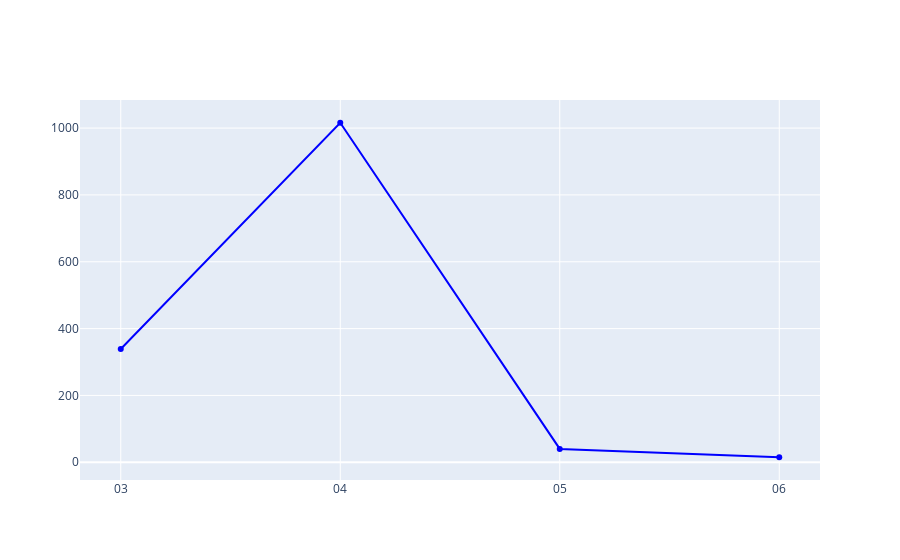

Notebook code cell kept with this figure:
### Code cell
#px.line(by_month,x='month',y='counts',title='Monthly Wise Issues Created',markers=True,color='month')

#px.line(by_weak, x='weekly', y="counts",title='Weekly Wise Issues Created',markers=True)

fig = go.Figure(data=go.Scatter(x=by_month['month'].astype(dtype=str), 
                                y=by_month['counts'],
                                marker_color='blue'))
fig.show()

### Figure 1 — Plotly figure (JSON) as saved in the notebook; plotly's stock layout.template omitted (floating-point values rounded to 4 significant figures)
{"data": [{"marker": {"color": "blue"}, "type": "scatter", "x": ["03", "04", "05", "06"], "y": [339, 1016, 40, 15]}], "layout": {}}
